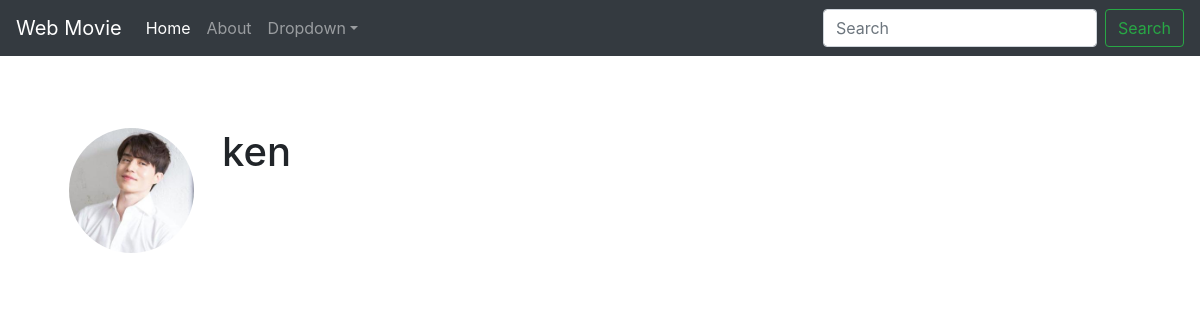
Screenshot of /profile/ (signed in) with the database file from the repository.
### user/models.py (models this page shows, shortened)
class MovieUser(AbstractUser):
    role = models.ForeignKey(Role, on_delete=models.SET_NULL, null = True)

class Profile(models.Model):
    user = models.OneToOneField(MovieUser, on_delete=models.CASCADE)
    image = models.ImageField(default='default.png', upload_to='profile_pics')

### user/views.py (the view)
# urls.py: path('profile/', user_views.profile, name='profile'),
def profile(request):
    if request.method == "POST":
        pass
    else:
        pass
    return render(request, 'user/profile.html')

### user/templates/user/profile.html (shortened to what this page needs)
{% extends "user/base.html" %}
{% load crispy_forms_tags %}
{% block content %}
    <div class="content-section">
        <div class="media">
            <img class="rounded-circle account-img" src="{{ user.profile.image.url }}">
            <div class="media-body ml-2">
                <h2 class="account-heading">{{ user.username }}</h2>
            </div>
        </div>
    </div>
{% endblock content %}

### user/static/user/main.css (style rules this page uses)
body { padding-top: 5rem; }
.content-section { padding: 3rem 1.5rem; }
.account-img { height: 125px; width: 125px; margin-right: 20px; margin-bottom: 16px; }
.account-heading { font-size: 2.5rem; }

### rows the page displays
MovieUser: profile.image (picture), username "ken"
